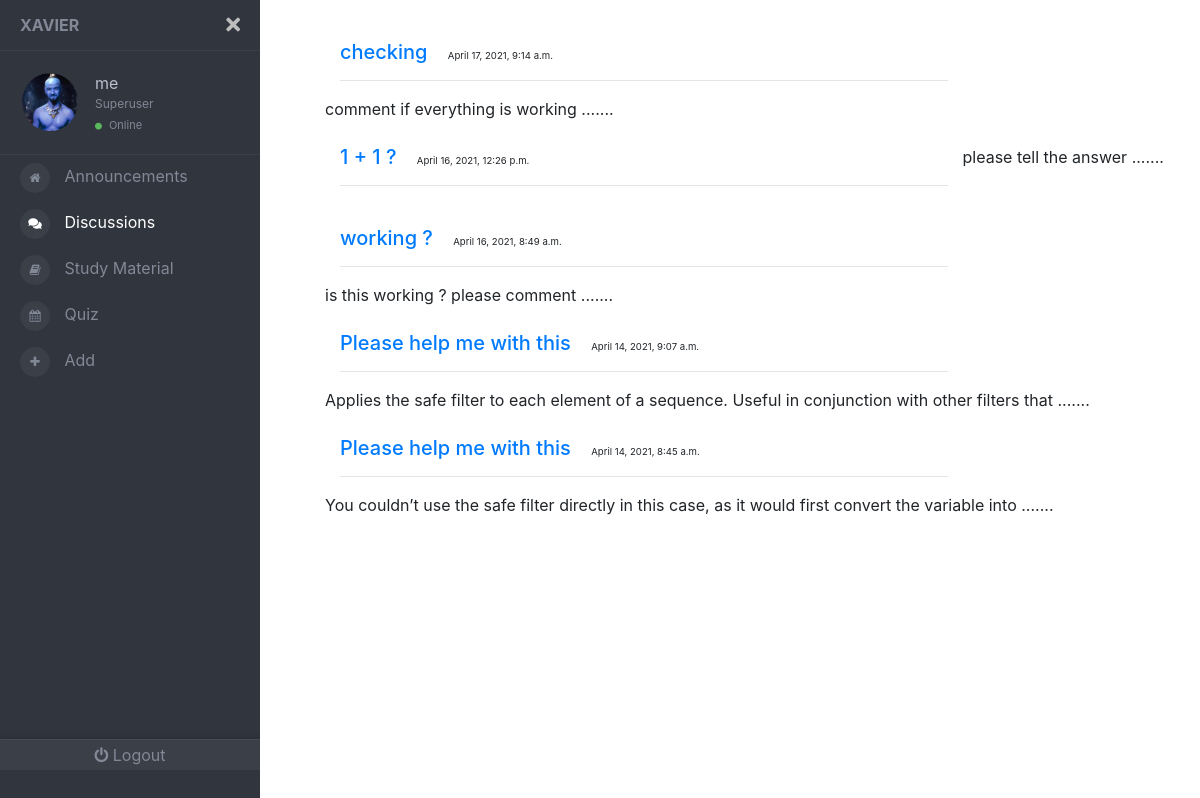
The page /discussions/ (signed in) on the database its author committed.
### front/models.py (models this page shows, shortened)
class Profile(models.Model):
	user= models.OneToOneField(User , on_delete = models.CASCADE )
	image = models.ImageField(default='default.jpg' , upload_to = 'profile_pics')
	color = models.CharField(max_length=7, default='#000000')

class Discussion(models.Model):
	title = models.CharField(max_length=30  , default='Please help me with this')
	content = models.TextField()
	time= models.DateTimeField(auto_now_add=True)
	author = models.ForeignKey(User , on_delete =  models.SET(get_sentinel_user))
	room = models.CharField(max_length=8, default=get_code)

### front/views.py (the view)
# urls.py: path('discussions/',views.discuss ,  name='discusspage'),
def discuss(request):
	if not(request.user.is_authenticated):
		  return redirect('signpage')
	discussion = Discussion.objects.all()[len(Discussion.objects.all())-20:
					] if len(Discussion.objects.all()) > 21 else Discussion.objects.all()
	discussion2 = []
	for i in range(len(discussion)-1 , -1 , -1):
		discussion2.append(discussion[i])
	return render(request, 'front/disc.html' , {'discussions' : discussion2})

### front/templates/front/disc.html (shortened to what this page needs)
{% load static %}
<!DOCTYPE html>
<html lang="en">
  <head>
    <link rel="stylesheet" href='{% static "front/navbar.css" %}' />
    <link
      rel="stylesheet"
      href="https://cdnjs.cloudflare.com/ajax/libs/twitter-bootstrap/4.1.1/css/bootstrap.css"
    />
    <link
      rel="stylesheet"
      href="https://use.fontawesome.com/releases/v5.0.13/css/all.css"
    />
    <link rel="stylesheet" href='{% static "front/material.css" %}' />
    <link rel="stylesheet" href='{% static "front/study.css" %}' />
  </head>
  <body>
    <div class="page-wrapper chiller-theme toggled">
      <nav id="sidebar" class="sidebar-wrapper">
        <div class="sidebar-content">
          <div class="sidebar-brand">
            <a href="{% url 'mainpage' %} " >Xavier</a>
            <div id="close-sidebar">
              <i class="fas fa-times"></i>
            </div>
          </div>
          <div class="sidebar-header">
            <div class="user-pic">
              <img
                class="img-responsive img-rounded"
                src="{{request.user.profile.image.url}}"
                alt="User picture"
                style = "border-radius: 50% ;"
              />
            </div>
            <div class="user-info">
              <span class="user-name">
                {{ request.user.username }}
              </span>
              <span class="user-role">
                  {% if request.user.is_superuser %}
              Superuser
                 {% elif request.user.is_staff %}
              Staff
                  {% else %}
              Student
                  {% endif %}
            </span>
              <span class="user-status">
                <i class="fa fa-circle"></i>
                <span>Online</span>
              </span>
            </div>
          </div>
          <div class="sidebar-menu">
            <ul>
              <li>
                <a href="{% url 'mainpage' %} "
                  ><i class="fa fa-home" aria-hidden="true"></i>
                  <span>Announcements</span>
                </a>
              </li>
              <li>
                <a href="{% url 'discusspage' %} "  style="color: white" >
                  <i class="fas  fa-comments"></i>
                  <span>Discussions</span>
                </a>
              </li>
              <li>
                <a href="{% url 'studypage' %}"
                  ><i class="fa  fa-book"></i>
                  <span>Study Material</span>
                </a>
              </li>
              <li>
                <a href="{% url 'quizpage' %} "
                ><i class="fa fa-calendar"></i>
                  <span>Quiz</span>
                </a>
              </li>
              <li>
                <a href="{% url 'addpage' %} "
                  ><i class="fa fa-plus" aria-hidden="true"></i>
                  <span>Add</span>
                </a>
              </li>
            </ul>
          </div>
          <div class="sidebar-footer">
            <a href="{% url 'logout' %} " style="text-decoration: none">
              <i class="fa fa-power-off"></i>
              <span>Logout</span></a
            >
          </div>
        </div>
      </nav>
      <main class="page-content">
        <div class="container">
         {% for discussion in discussions %}
          <div class="ibox-content forum-container">
            <div class="forum-item active">
              <div class="row">
                <div class="col-md-9">
                  <h5 class="forum-item-title" >
                    <a href="main/?discuss={{discussion.room}}" class="forum-item-title"
                      >{{discussion.title}}</a
                    >
                    <span class="col-md-3" style="font-size: .75rem ;" > <small> {{discussion.time}}</small></span>
                  </h5>
                  <hr />
                </div>
                <br>
                <div class="forum-sub-title" >
                  {{discussion.content |slice:":100"}} .......
                </div>
              </div>
            </div>
          </div> <br>
            {% endfor %}
        </div>
      </main>
    </div>
  </body>
</html>

### rows shown on the page
Discussion: title "checking", time "April 17, 2021, 9:14 a.m.", content "comment if everything is working"
Discussion: title "1 + 1 ?", time "April 16, 2021, 12:26 p.m.", content "please tell the answer"
Discussion: title "working ?", time "April 16, 2021, 8:49 a.m.", content "is this working ? please comment"
Discussion: title "Please help me with this", time "April 14, 2021, 9:07 a.m.", content "Applies the safe filter to each element of a sequence. Useful in conjunction with other filters that"
Discussion: title "Please help me with this", time "April 14, 2021, 8:45 a.m.", content "You couldn’t use the safe filter directly in this case, as it would first convert the variable into"

### other values the page prints
{{ request.user.username }} "me"
